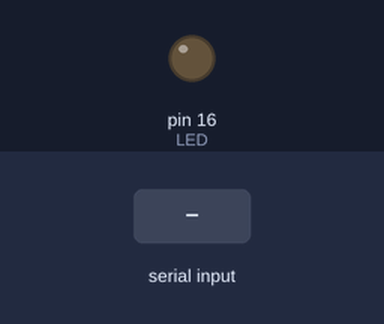
The sketch below on a simulated Arduino Uno, built with avr-gcc and run on an emulated ATmega328P. Parts: output pins drawn as LEDs (lit = HIGH). Inputs (shaded band) come from the test bench.

Above: at 1.2 s.
1.3 s: "OFF" received over Serial
At 1.9 s:
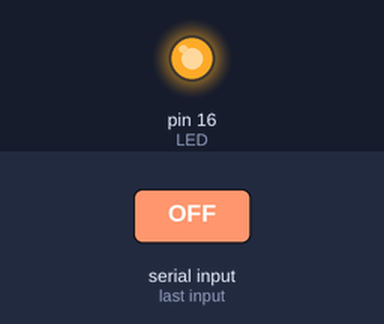
2.8 s: "ON" received over Serial
At 4.2 s:
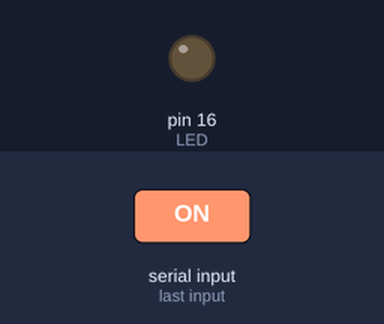
Timing chart, 0 to 5.8 s (numbered marks = the images above; inputs shaded):
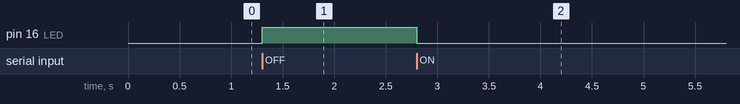

The sketch:

Bai3.ino
```cpp
#define LED         16
#define TIME_WAIT   5000

enum state_t {
  INIT = 0,
  NORMAL,
  READ_CHAR_O,
};

state_t state;
unsigned long t_begin = 0;
String in = "";

void setup() {
  Serial.begin(9600);
  pinMode(LED, OUTPUT);
}

void led_on() {
  digitalWrite(LED, LOW);
}

void led_off() {
  digitalWrite(LED, HIGH);
}

void loop() {
  char c = 0;
  if (Serial.available()) {
    c = Serial.read();
  }
  switch (state) {
    case INIT:
      state = NORMAL;
    case NORMAL:
      if (c == 'O') {
        in = "O";
        state = READ_CHAR_O;
        t_begin = millis();
      }
      break;
    case READ_CHAR_O:
      if (millis() - t_begin > TIME_WAIT) {
        state = NORMAL;
        in = "";
      } else if (c != 0) {
        if (c == 'O') {
          t_begin = millis();
          in = 'O';
        } else {
          in += c;
          if (in == "ON") {
            led_on();
            state = NORMAL;
          } else if (in == "OFF") {
            led_off();
            state = NORMAL;
          }
        }
      }
      break;
  }
}
```

Measured:
- after the input at 1.3 s, pin 16 (LED): LOW → HIGH at once
- after the input at 2.8 s, pin 16 (LED): HIGH → LOW at once
